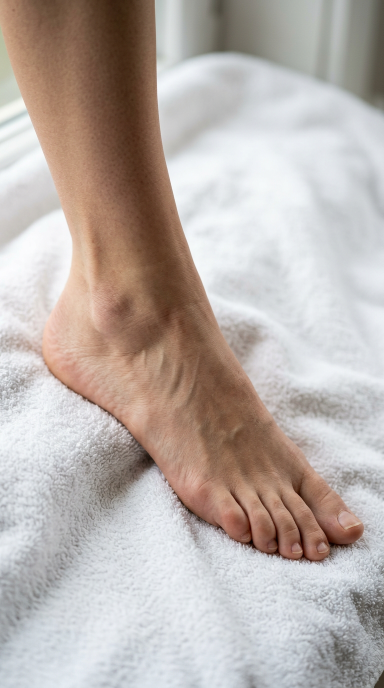
#> input picture production/yeni-senaryolar/VID-003/sahne-1.png, 768 x 1376 px, found by its file name (shown at 1/2 size)
$ python kapak_013_014.py
#> lines starting #> are read from the running program, lines starting #| are printed output that depends on the picture
#!/usr/bin/env python3
"""Generate readable covers for scenarios 003 and 004 from their approved stills."""
from pathlib import Path
from PIL import Image, ImageDraw, ImageFont, ImageOps
root=Path(__file__).parent
font_path='/usr/share/fonts/truetype/dejavu/DejaVuSans-Bold.ttf'
for number,lines in [('013',('BAŞ AĞRISINA','SOĞUK KAŞIK','NE İŞE YARAR?')),('014',('HUMUSUN','KIVAMINA','İKİ BUZ KÜPÜ?'))]:
    p=root/f'VID-{number}'
    im=ImageOps.fit(Image.open(p/('sahne-4.png' if number=='014' else 'sahne-1.png')).convert('RGB'),(1080,1920))
    d=ImageDraw.Draw(im,'RGBA')
    shift=-410 if number=='014' else 0
    d.rounded_rectangle((30,550+shift,1050,1160+shift),radius=36,fill=(8,8,8,228),outline=(255,255,255,240),width=6)
    def line(y,text,fill,maximum,maxwidth=920):
#> called with y = 600, text = 'BAŞ AĞRISINA', fill = (255, 255, 255, 255), maximum = 142, maxwidth = 920
        for size in range(maximum,40,-1):
            font=ImageFont.truetype(font_path,size)
            b=d.textbbox((0,0),text,font=font,stroke_width=3)
            if b[2]-b[0]<=maxwidth:break
#> this loop made 30 passes
#> b on passes 1 to 12: (-3, -3, 1145, 163), (-3, -3, 1137, 162), (-3, -3, 1129, 160), (-3, -2, 1121, 160), (-3, -2, 1113, 159), (-3, -2, 1105, 158), (-3, -3, 1097, 157), (-3, -2, 1089, 155), (-3, -2, 1081, 154), (-3, -2, 1073, 153), (-3, -2, 1065, 152), (-3, -3, 1057, 151)
        d.text(((1080-(b[2]-b[0]))//2,y),text,font=font,fill=fill,stroke_width=3,stroke_fill=(0,0,0,255))
    line(600+shift,lines[0],(255,255,255,255),142)
    line(755+shift,lines[1],(255,255,255,255),150)
#> the loop in line (call 2), `for size in range(maximum,40,-1):` made 34 passes
#> b on passes 1 to 12: (-3, -1, 1169, 172), (-3, -2, 1161, 171), (-3, -2, 1154, 170), (-3, -3, 1146, 169), (-3, -3, 1138, 168), (-3, -2, 1130, 166), (-3, -3, 1122, 165), (-3, -2, 1115, 164), (-3, -3, 1107, 163), (-3, -3, 1099, 162), (-3, -3, 1091, 160), (-3, -2, 1083, 160)
    d.rounded_rectangle((75,945+shift,1005,1115+shift),radius=22,fill=(255,222,40,255),outline=(0,0,0,255),width=5)
    line(965+shift,lines[2],(15,12,8,255),128,840)
    im.save(p/f'VID-{number}-img-1.jpg',quality=93)
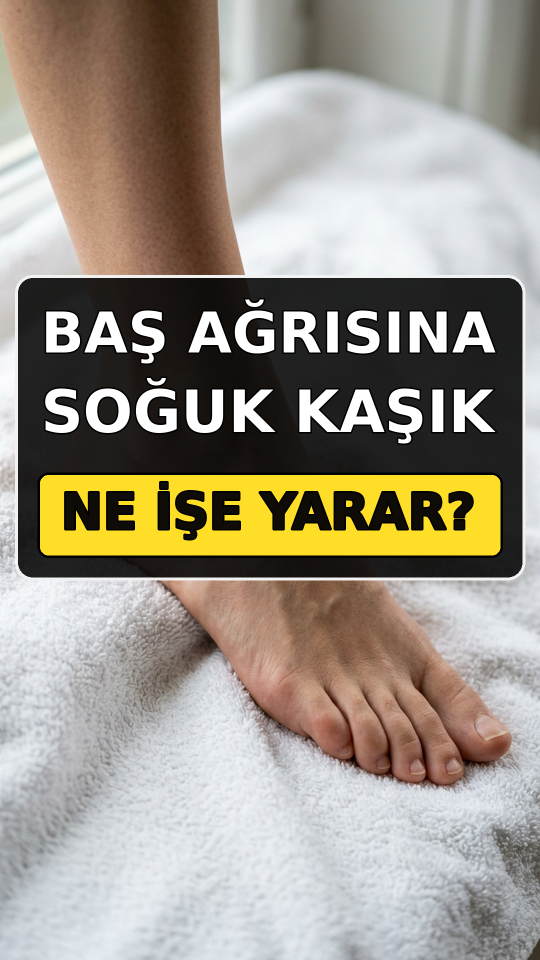
#> saved as VID-013-img-1.jpg: PIL image 1080x1920 RGB (shown at 1/2 size); mean R, G, B 157.4, 150, 137.7
    im.resize((180,320)).save(f'/tmp/kapak-{number}-kucuk.jpg',quality=90)
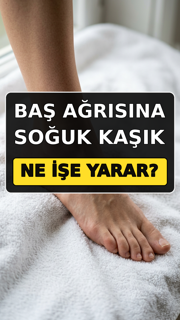
#> saved as kapak-013-kucuk.jpg: PIL image 180x320 RGB; mean R, G, B 157.2, 149.9, 137.6
#> pass 2 of the loop `for number,lines in [('013',('BAŞ AĞRISINA','SOĞUK KAŞIK','NE İŞE YARA..`:
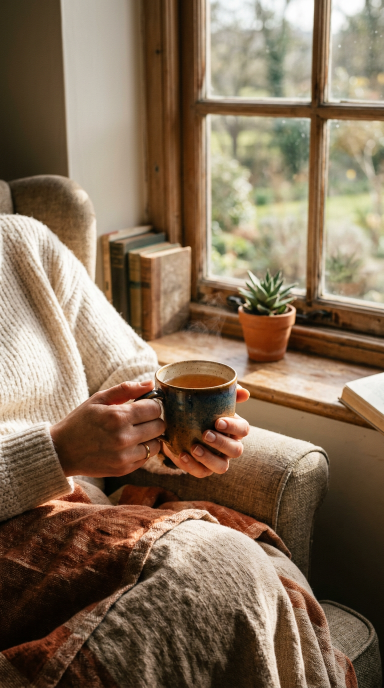
#> input picture production/yeni-senaryolar/VID-002/sahne-4.png, 768 x 1376 px, found by its file name (shown at 1/2 size)
#> `im=ImageOps.fit(Image.open(p/('sahne-4.png' if number=='014' else 'sah..`:
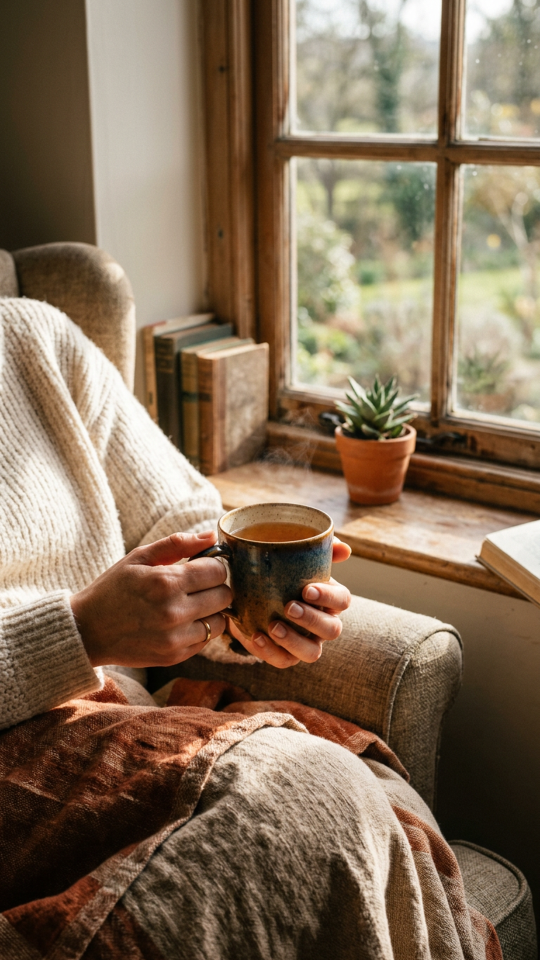
#> im: PIL image 1080x1920 RGB (shown at 1/2 size); mean R, G, B 131.7, 110.4, 88.2
#> `im.resize((180,320)).save(f'/tmp/kapak-{number}-kucuk.jpg',quality=90)`:
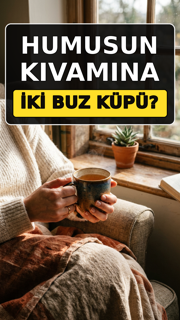
#> saved as kapak-014-kucuk.jpg: PIL image 180x320 RGB; mean R, G, B 116.9, 98.3, 74.2
